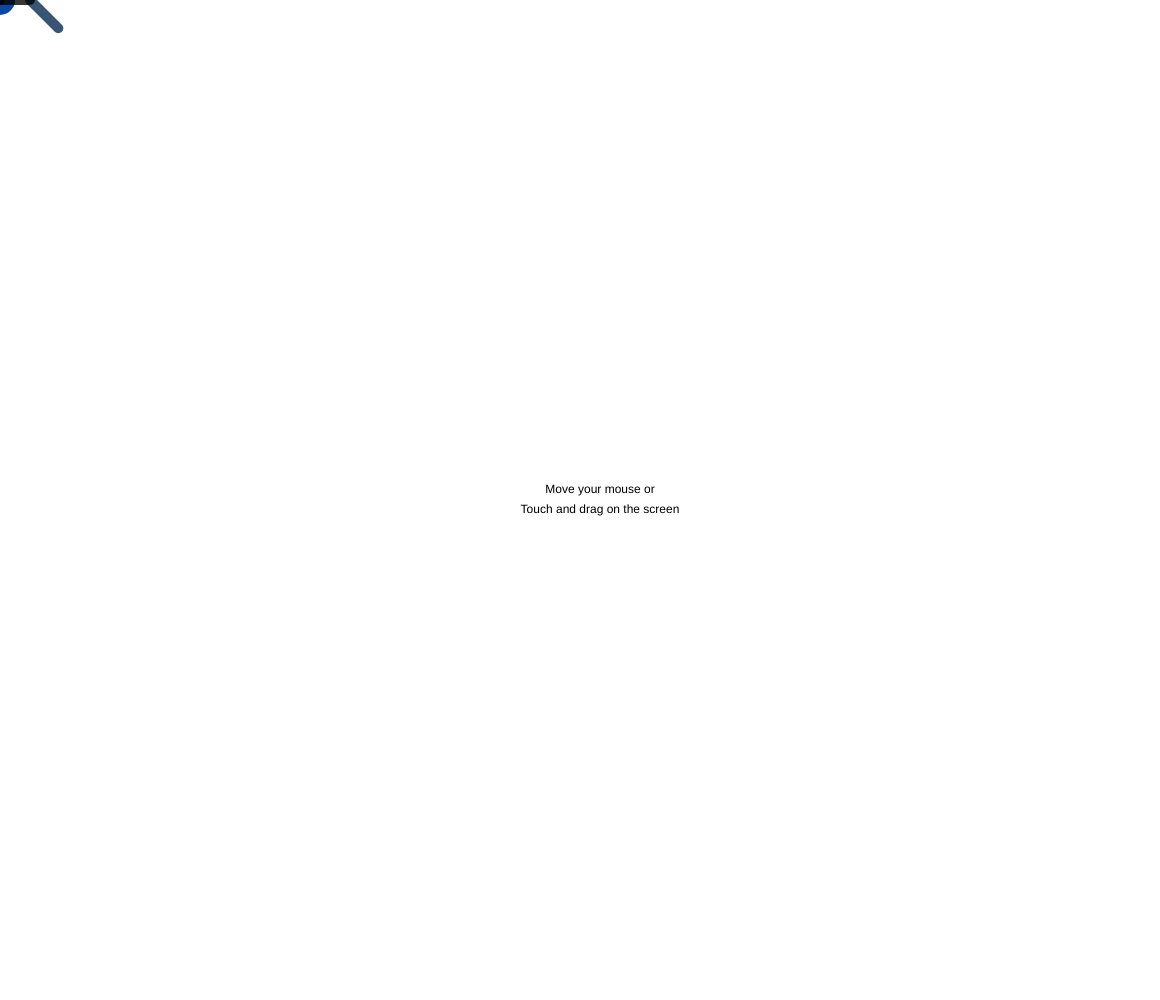
Frame 1 (no input)
Frame 60 (no input): identical to frame 1, image omitted
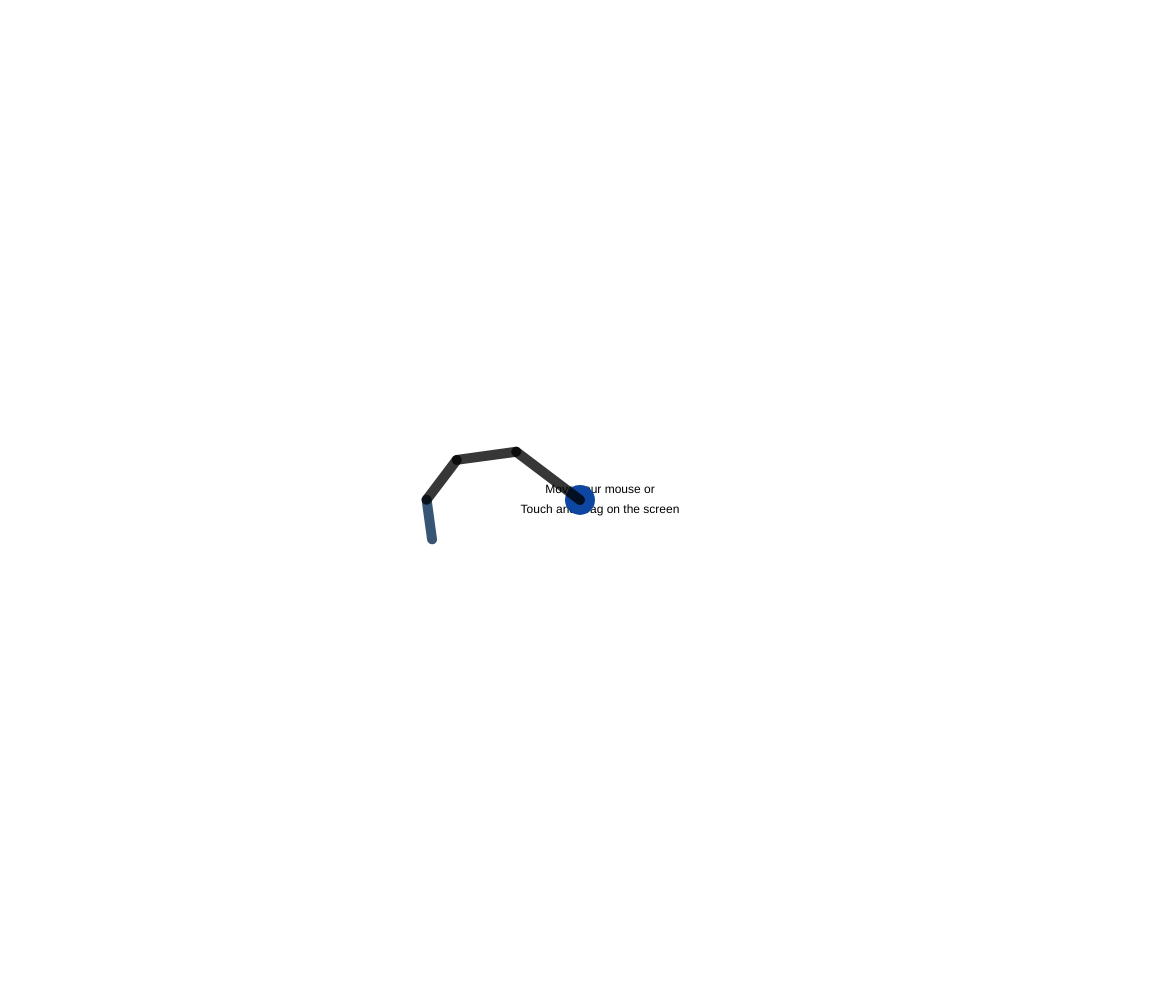
Frame 120 (the mouse pressed at the canvas centre since frame 60)

The p5.js sketch that drew these frames (run headless with seeded random() and noise() and a simulated clock; from frame 60 on, the mouse is pressed at the canvas centre):

// p5.js sketch
// ── sketch.js
// Reference:
// http://www.andreasaristidou.com/publications/papers/CUEDF-INFENG,%20TR-632.pdf
// http://www.andreasaristidou.com/FABRIK.html

let jointCount
let totalLength = 1
let joints = []
let tipJoint
let rootJoint
let target
let rootPoint
let halfScreenWidth
let halfScreenHeight

function setup() {
	createCanvas(windowWidth - 40, windowHeight);
	halfScreenWidth = windowWidth / 2
	halfScreenHeight = windowHeight / 2
	pixelDensity(1)

	target = new Point2d(0, 0)

	// Create the joints
	joints.push(new Segment(40, 0, 0, HALF_PI / 2))
	joints.push(new Segment(50, 0, 0, HALF_PI / 2))
	joints.push(new Segment(60, 0, 0, HALF_PI / 2))
	joints.push(new Segment(80, 0, 0, HALF_PI / 2))

	for (let i = 0; i < joints.length; i++) {
		totalLength += joints[i].length
	}

	jointCount = joints.length
	tipJoint = joints[jointCount - 1]
	rootJoint = joints[0]
	rootPoint = new Point2d(width / 2, height / 2)

	textAlign(CENTER, CENTER)

}

function draw() {
	// Clear
	background(255)
	noStroke();
	text('Move your mouse or', halfScreenWidth, halfScreenHeight - 10)
	text('Touch and drag on the screen', halfScreenWidth, halfScreenHeight + 10)

	// Update target
	target.updatePos(mouseX, mouseY)

	// The distance between root and target
	let distRootTarget = distanceBetween(joints[0], target)

	// Check whether the target is within reach
	if (false && distRootTarget > totalLength) {

		// The target is unreachable
		// Calculate the angle between root and target
		let angle = pointsAtan2(rootJoint, target)

		// Move all the joints to point at target
		rootJoint.moveRootToAtAngle(rootPoint, angle)
		for (let i = 1; i < jointCount; i++) {
			joints[i].moveRootToAtAngle(joints[i - 1].getTip(), angle)
		}

	} else {
		// The target is reachable
		// Backward reaching
		tipJoint.moveTipToAtAngle(target, pointsAtan2(tipJoint, target))
		for (let i = jointCount - 2; i >= 0; i--) {
			joints[i].moveTipToAtAngle(joints[i + 1], pointsAtan2(joints[i], joints[i + 1]), joints[i + 1].angle)
		}
		// Forward reaching
		//rootJoint.moveRootToAtAngle(rootPoint, pointsAtan2(rootPoint, joints[1]))
		for (let i = 1; i < jointCount - 1; i++) {
			joints[i].moveRootToAtAngle(joints[i - 1].getTip(), pointsAtan2(joints[i], joints[i + 1]))
		}
		tipJoint.moveRootToAtAngle(joints[jointCount - 2].getTip(), pointsAtan2(tipJoint, target))

	}


	// Draw everybody
	target.draw()
	joints[0].draw(true)
	for (let i = 1; i < jointCount; i++) {
		joints[i].draw()
	}
}

function distanceBetween(pointA, pointB) {
	return Math.sqrt(Math.pow(pointA.x - pointB.x, 2) + Math.pow(pointA.y - pointB.y, 2))
}

function pointsAtan2(pointA, pointB) {
	let newAngle = Math.atan2(pointB.y - pointA.y, pointB.x - pointA.x)
	let diff = (newAngle - pointA.angle)
	if (diff >= 0) {
		diff = (diff + PI) % TWO_PI - PI
	} else {
		diff = (diff - PI) % TWO_PI + PI
	}
	// return pointA.angle + diff
	return pointA.angle + diff
}

class Point2d {
	constructor(x, y) {
		this.x = x
		this.y = y
	}

	draw() {
		stroke(13, 71, 161)
		strokeWeight(30)
		point(this.x, this.y)
	}

	updatePos(x, y) {
		this.x = x
		this.y = y
	}
}

class Segment {
	constructor(length, posX, posY, maxAngle) {
		this.length = length
		this.angle = 0
		this.maxAngle = maxAngle
		this.x = posX
		this.y = posY
	}

	moveRootToAtAngle(point, angle) {
		this.x = point.x
		this.y = point.y
		this.angle = angle
	}

	moveTipToAtAngle(point, angle, previousJointAngle = null) {
		if (previousJointAngle) {
			if (angle > previousJointAngle + this.maxAngle) {
				angle = previousJointAngle + this.maxAngle
			}
			if (angle < previousJointAngle - this.maxAngle) {
				angle = previousJointAngle - this.maxAngle
			}
		}
		this.x = point.x + (Math.cos(angle + PI) * this.length)
		this.y = point.y + (Math.sin(angle + PI) * this.length)
		this.angle = angle
	}

	draw(primary) {
		strokeWeight(10)
		if (primary)
			stroke(0, 40, 80, 200)
		else
			stroke(0, 0, 0, 200)
		line(this.x, this.y, Math.cos(this.angle) * this.length + this.x, Math.sin(this.angle) * this.length + this.y)
	}

	getTip() {
		return { x: Math.cos(this.angle) * this.length + this.x, y: Math.sin(this.angle) * this.length + this.y }
	}
}
